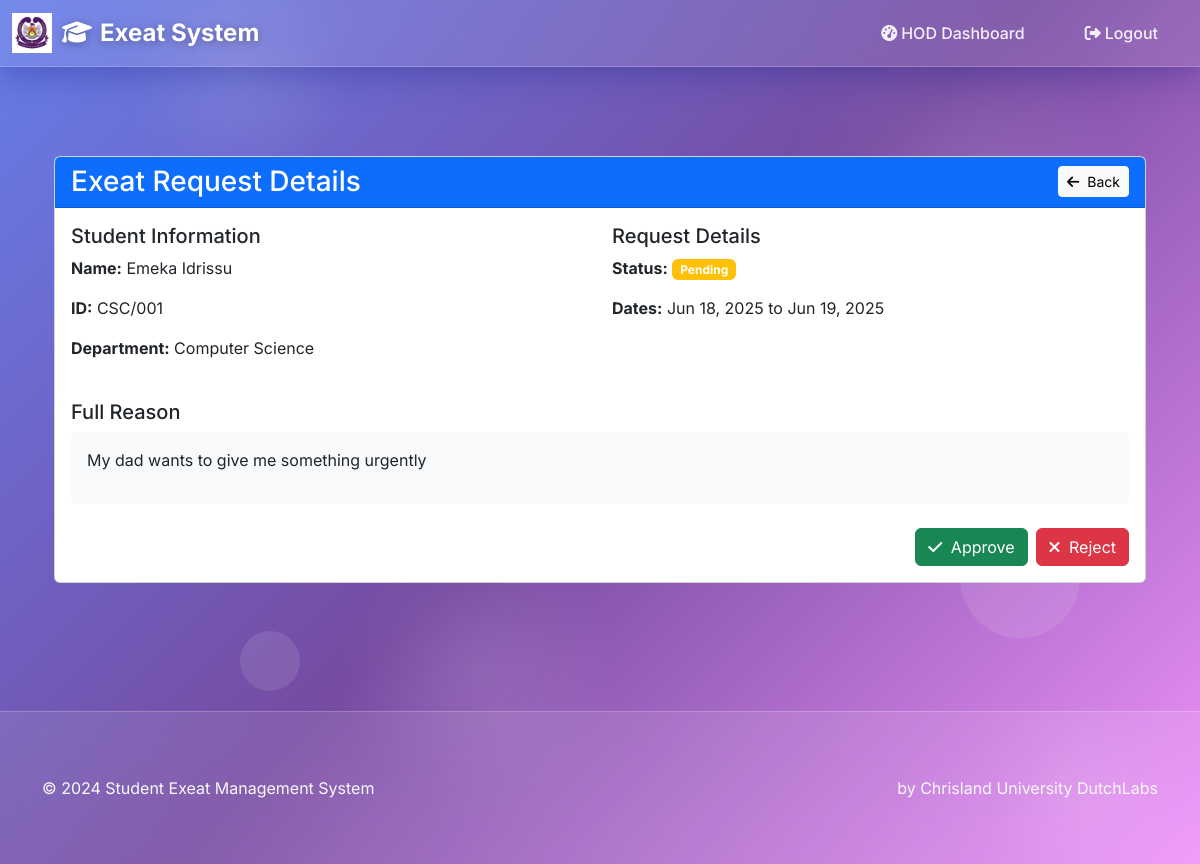
Screenshot of /request/7/ (signed in) with the database file from the repository.
### core/models.py (models this page shows, shortened)
class ExeatRequest(models.Model):
    student=models.ForeignKey(Student,  on_delete=models.CASCADE)
    reason  = models.TextField()
    start_date  = models.DateField(auto_now=False, auto_now_add=False)
    end_date  = models.DateField( auto_now=False, auto_now_add=False)
    evidence = models.ImageField( upload_to='evidence/', help_text='Supporting proof')
    status = models.CharField(max_length=20, choices=[('Pending', 'Pending'), ('Approved', 'Approved'), ('Rejected', 'Rejected')], default='Pending')
    session = models.ForeignKey(Session, on_delete=models.CASCADE)
    approved_by_student_affairs = models.BooleanField(default=False)
    approved_by_hod = models.BooleanField(default=False)
    approved_by_warden = models.BooleanField(default=False)
    emergency = models.BooleanField(default=False)
    rejection_reason = models.TextField(null=True, blank=True)
    return_date = models.DateTimeField(null=True, blank=True)
    created_at  = models.DateTimeField( auto_now_add=True)
    class Meta:
        verbose_name = ("ExeatRequest")
        verbose_name_plural = ("ExeatRequests")
        ordering = ['-created_at',]

class Student(models.Model):
    user = models.OneToOneField(settings.AUTH_USER_MODEL, on_delete=models.CASCADE)
    name  = models.CharField(max_length=50)
    gender = models.CharField(choices=GENDER,max_length=10)
    guardian_email = models.EmailField(max_length=254)
    guardian_phone = models.CharField( max_length=50)
    dept  = models.CharField(choices=DEPARTMENT, max_length=50)
    class Meta:
        verbose_name = 'Student'
        verbose_name_plural = 'Students'

class CustomUser(AbstractBaseUser, PermissionsMixin):
    student_id = models.CharField(max_length=50, unique=True)
    is_active = models.BooleanField(default=True)
    is_staff = models.BooleanField(default=False)
    is_superuser = models.BooleanField(default=False)
    objects = CustomUserManager()
    USERNAME_FIELD = 'student_id'
    REQUIRED_FIELDS = ['email']

### core/views.py (the view)
# urls.py: path('request/<int:request_id>/', views.request_detail, name='request_detail'),
@login_required
def request_detail(request, request_id):
    exeat_request = get_object_or_404(ExeatRequest, id=request_id)
    user_role = UserRole.objects.get(user=request.user)
    if user_role.role == 'Student':
        if exeat_request.student.user != request.user:
            raise PermissionDenied("You don't have permission to view this request")
    elif user_role.role == 'HeadOfDepartment':
        if exeat_request.student.dept != user_role.department:
            raise PermissionDenied("This request is not from your department")
    return render(request, 'request_detail.html', {'request': exeat_request,'user_role': user_role})

### templates/request_detail.html (shortened to what this page needs)
{% extends 'ground.html' %}
{% block content %}
<div class="container mt-4">
    <div class="card">
        <div class="card-header bg-primary text-white">
            <div class="d-flex justify-content-between align-items-center">
                <h3 class="mb-0">Exeat Request Details</h3>
                <a href="{% if user_role.role == 'HeadOfDepartment' %}{% url 'hod_dashboard' %}
                        {% elif user_role.role == 'HallWarden' and user_role.gender == 'Female' %}{% url 'female_hall_warden_dashboard' %}
                        {% elif user_role.role == 'HallWarden' and user_role.gender == 'Male' %}{% url 'male_hall_warden_dashboard' %}
                        {% elif user_role.role == 'StudentAffairs' %}{% url 'student_affairs_dashboard' %}
                        {% else %}{% url 'student_dashboard' %}{% endif %}"
                   class="btn btn-light btn-sm">
                    <i class="fas fa-arrow-left me-1"></i> Back
                </a>
            </div>
        </div>
        <div class="card-body">
            <div class="row mb-4">
                <div class="col-md-6">
                    <h5>Student Information</h5>
                    <p><strong>Name:</strong> {{ request.student.name }}</p>
                    <p><strong>ID:</strong> {{ request.student.user.student_id }}</p>
                    <p><strong>Department:</strong> {{ request.student.dept }}</p>
                </div>
                <div class="col-md-6">
                    <h5>Request Details</h5>
                    <p><strong>Status:</strong>
                        <span class="badge bg-{% if request.status == 'Approved' %}success{% elif request.status == 'Rejected' %}danger{% else %}warning{% endif %}">
                            {{ request.status }}
                        </span>
                    </p>
                    <p><strong>Dates:</strong> {{ request.start_date|date:"M d, Y" }} to {{ request.end_date|date:"M d, Y" }}</p>
                </div>
            </div>
            <div class="mb-4">
                <h5>Full Reason</h5>
                <div class="p-3 bg-light rounded">
                    {{ request.reason|linebreaks }}
                </div>
            </div>
            {% if user_role.role == 'HeadOfDepartment' and request.student.dept == user_role.department and request.status == 'Pending' %}
            <div class="d-flex justify-content-end gap-2">
                <a href="{% url 'approve_hod_exeat_request' request.id %}" class="btn btn-success">
                    <i class="fas fa-check me-1"></i> Approve
                </a>
                <a href="{% url 'reject_exeat_request' request.id %}" class="btn btn-danger">
                    <i class="fas fa-times me-1"></i> Reject
                </a>
            </div>
            {% endif %}
        </div>
    </div>
</div>
{% endblock %}

### templates/ground.html (style rules this page uses)
:root { --primary-gradient: linear-gradient(135deg, #667eea 0%, #764ba2 100%); --secondary-gradient: linear-gradient(135deg, #f093fb 0%, #f5576c 100%); --success-gradient: linear-gradient(135deg, #4facfe 0%, #00f2fe 100%); --warning-gradient: linear-gradient(135deg, #43e97b 0%, #38f9d7 100%); --danger-gradient: linear-gradient(135deg, #fa709a 0%, #fee140 100%); --dark-gradient: linear-gradient(135deg, #434343 0%, #000000 100%); --glass-bg: rgba(255, 255, 255, 0.1); --glass-border: rgba(255, 255, 255, 0.2); --shadow-light: 0 8px 32px rgba(31, 38, 135, 0.37); --shadow-heavy: 0 20px 60px rgba(0, 0, 0, 0.3); }
* { margin: 0; padding: 0; box-sizing: border-box; }
body { font-family: 'Inter', sans-serif; background: linear-gradient(135deg, #667eea 0%, #764ba2 50%, #f093fb 100%); background-attachment: fixed; min-height: 100vh; color: #333; overflow-x: hidden; }
body::before { content: ''; position: fixed; top: 0; left: 0; width: 100%; height: 100%; pointer-events: none; z-index: -1; }
.container { padding-top: 2rem; padding-bottom: 2rem; }

### rows the page displays
ExeatRequest: student.name "Emeka Idrissu", student.user.student_id "CSC/001", student.dept "Computer Science", status "Pending", start_date "Jun 18, 2025", end_date "Jun 19, 2025", reason "My dad wants to give me something urgently"
